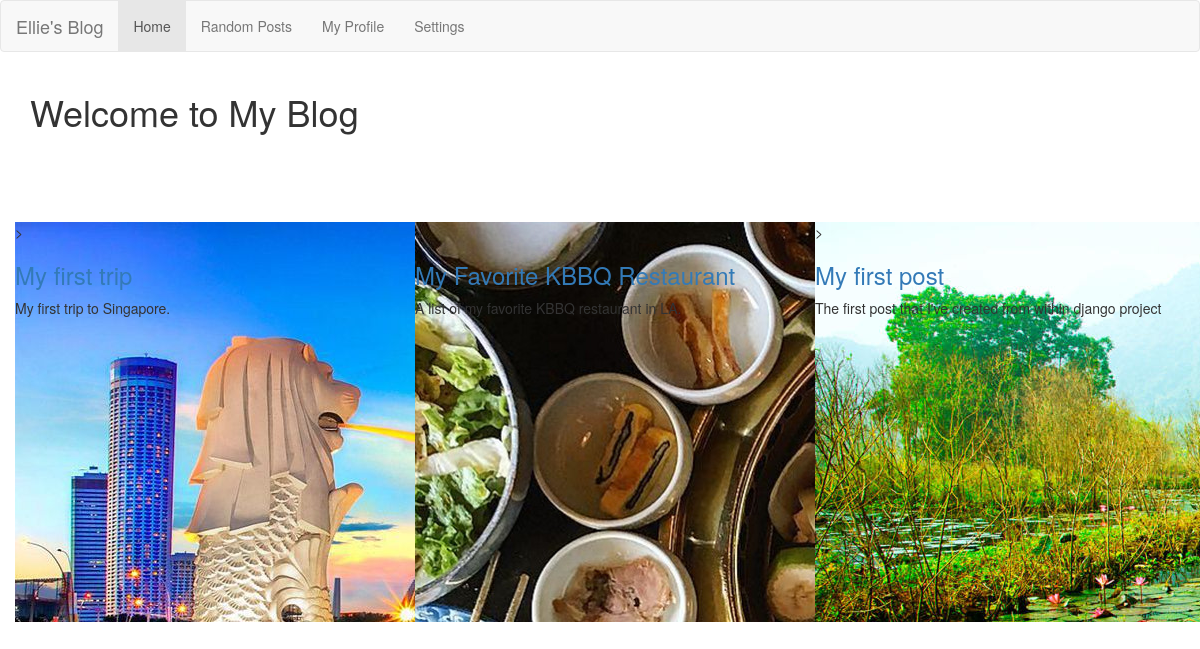
The page / on the database its author committed.
### blog/models.py (models this page shows, shortened)
class Post(models.Model):
    title = models.CharField(max_length=255)
    slug = models.SlugField(max_length=255, unique=True) #url, unique = True only one
    summary = models.CharField(max_length=300)
    content = models.TextField()
    published = models.BooleanField(default=True) #default = True, always published
    created = models.DateTimeField(auto_now_add=True)
    image = models.ImageField(upload_to='img', default='placeholder.png')
    class Meta:
        ordering = ['-created']

### blog/views.py (the view)
# urls.py: url(r'^$',blog_views.index),
def index(request):
    posts = Post.objects.all() #get all post from index page
    return render(request, 'index.html',{'posts':posts}) #render(request, index page, {parameter})

### blog/templates/index.html (shortened to what this page needs)
{% extends 'base.html' %}
{% block content %}
    <div class ="container">
        <div class="centered">
            <h1>Welcome to My Blog</h1>
        </div>
    </div>
        <br /><br />
        <br /><br />
    </div>
            {% for post in posts %}
                <div class="col-md-4">
                    <div class="card" style="background:url({{ post.image.url }});width: 40rem; height: 40rem;">>
                        <div class="card-header">
                            <h3 class="post-title"><a href = "/post/{{ post.slug }}">{{ post.title }}</a></h3>
                        </div>
                        <p3>{{ post.summary }}</p3>
                    </div>
                </div>
            {% endfor %}
{% endblock %}

### blog/templates/base.html (shortened to what this page needs)
<!DOCTYPE html>
<html lang="en">
<head>
    {% load bootstrap3 %}
    {% bootstrap_css %}
</head>
<body>
    <nav class="navbar navbar-default">
      <div class="container-fluid">
        <div class="navbar-header">
          <a class="navbar-brand" href="#">Ellie's Blog</a>
        </div>
        <div class="collapse navbar-collapse" id="bs-example-navbar-collapse-1">
          <ul class="nav navbar-nav">
            <li class="active"><a href="/">Home <span class="sr-only">(current)</span></a></li>
            <li><a href="#">Random Posts</a></li>
            <li><a href="#">My Profile</a></li>
            <li><a href="#">Settings</a></li>
          </ul>
        </div>
      </div>
    </nav>
    <div id="content">
        {% block content %}{% endblock %}
</body>
</html>

### rows shown on the page
Post: image (picture), title "My first trip", summary "My first trip to Singapore."
Post: image (picture), title "My Favorite KBBQ Restaurant", summary "A list of my favorite KBBQ restaurant in LA."
Post: image (picture), title "My first post", summary "The first post that I've created from within django project"
